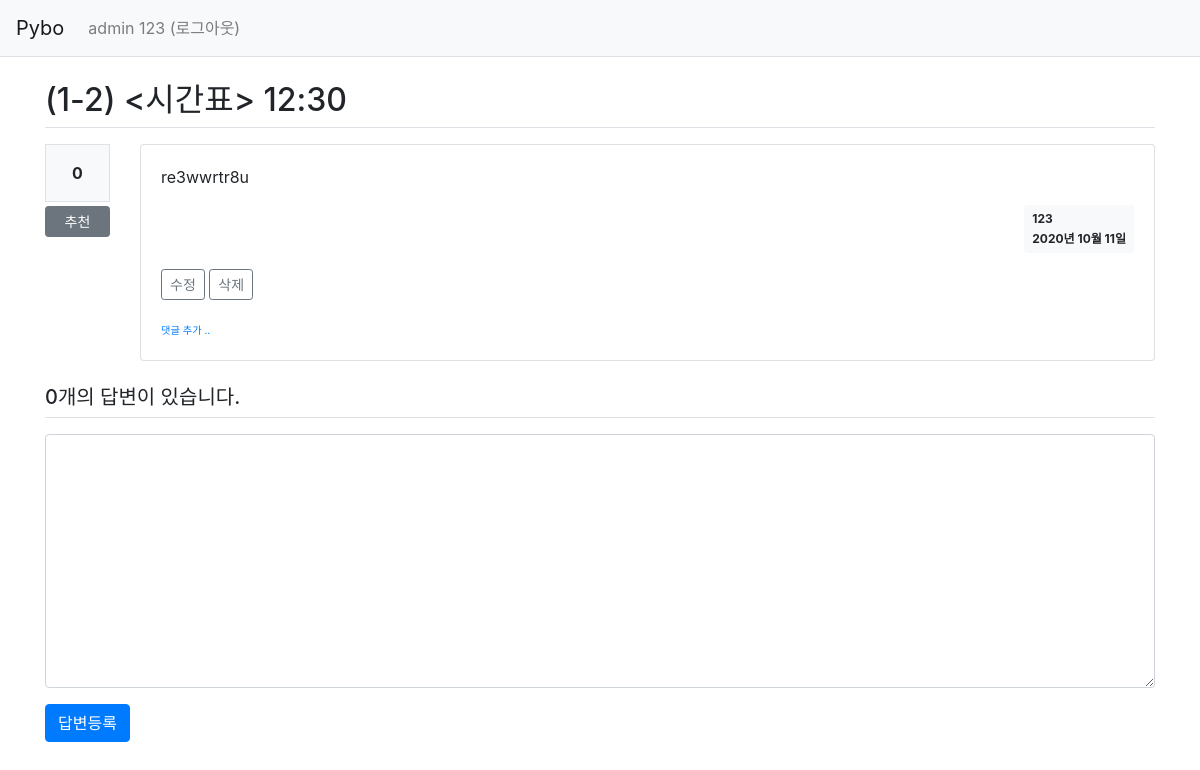
Screenshot of /question/detail/2/ (signed in) with the database file from the repository.
### pybo/models.py (models this page shows)
class User(db.Model):
    id = db.Column(db.Integer, primary_key=True)
    username = db.Column(db.String(150), unique=True, nullable=False)
    password = db.Column(db.String(200), nullable=False)
    email = db.Column(db.String(120), unique=True, nullable=False)
    student = db.Column(db.String(130), unique=True, nullable=False)

class Question(db.Model):
    id = db.Column(db.Integer, primary_key=True)
    subject = db.Column(db.String(200), nullable=False)
    content = db.Column(db.Text(), nullable=False)
    create_date = db.Column(db.DateTime(), nullable=False)
    user_id = db.Column(db.Integer, db.ForeignKey('user.id', ondelete='CASCADE'), nullable=False)
    user = db.relationship('User', backref=db.backref('question_set'))
    modify_date = db.Column(db.DateTime(), nullable=True)
    voter = db.relationship('User', secondary=question_voter, backref=db.backref('question_voter_set'))

### pybo/views/question_views.py (the view)
@bp.route('/detail/<int:question_id>/')
@login_required
def detail(question_id):
    form = AnswerForm()
    question = Question.query.get_or_404(question_id)
    if str(g.user.student).startswith(str(question.subject)[1] +"0"+ str(question.subject)[3]) or str(g.user.student)=="admin":
        return render_template('question/question_detail.html', question=question, form=form)
    elif str(question.subject)[0] + str(question.subject)[4] == "<>":
        return render_template('question/question_detail.html', question=question, form=form)
    else:
        return redirect(url_for('question._list'))

### pybo/forms.py
class AnswerForm(FlaskForm):
    content = TextAreaField('내용', validators=[DataRequired('내용은 필수입력 항목입니다.')])

### pybo/filter.py (called while the page is built)
def format_datetime(value, fmt='%Y년 %m월 %d일 %H:%M'):
    date =     today.strftime(
        '%Y년 %m월 %d일'.encode('unicode-escape').decode()
    ).encode().decode('unicode-escape')
    return date

### pybo/views/auth_views.py (called while the page is built)
@bp.before_app_request
def load_logged_in_user():
    user_id = session.get('user_id')
    if user_id is None:
        g.user = None
    else:
        g.user = User.query.get(user_id)

def login_required(view):
    @functools.wraps(view)
    def wrapped_view(**kwargs):
        if g.user is None:
            return redirect(url_for('auth.login'))
        return view(**kwargs)
    return wrapped_view

### pybo/templates/question/question_detail.html (shortened to what this page needs)
{% extends 'base.html' %}
{% block content %}
<div class="container my-3">
    <h2 class="border-bottom py-2">{{ question.subject }}</h2>
    <div class="row my-3">
        <div class="col-1">
            <div class="bg-light text-center p-3 border font-weight-bolder mb-1">{{ question.voter|length }}</div>
            <a href="#" data-uri="{{ url_for('vote.question', question_id=question.id) }}"
               class="recommend btn btn-sm btn-secondary btn-block my-1">추천</a>
        </div>
        <div class="col-11">
            <div class="card">
                <div class="card-body">
                    <div class="card-text">{{ question.content|markdown }}</div>
                    <div class="d-flex justify-content-end">
                        <div class="badge badge-light p-2 text-left">
                            <div class="mb-2">{{ question.user.username }}</div>
                            <div>{{ question.create_date|datetime }}</div>
                        </div>
                    </div>
                    {% if g.user == question.user %}
                    <div class="my-3">
                        <a href="{{ url_for('question.modify', question_id=question.id) }}"
                           class="btn btn-sm btn-outline-secondary">수정</a>
                        <a href="#" class="delete btn btn-sm btn-outline-secondary"
                           data-uri="{{ url_for('question.delete', question_id=question.id) }}">삭제</a>
                    </div>
                    {% endif %}
                    <div>
                        <a href="{{ url_for('comment.create_question', question_id=question.id) }}"
                           class="small"><small>댓글 추가 ..</small></a>
                    </div>
                </div>
            </div>
        </div>
    </div>
    <h5 class="border-bottom my-3 py-2">{{ question.answer_set|length }}개의 답변이 있습니다.</h5>
    <form action="{{ url_for('answer.create', question_id=question.id) }}" method="post" class="my-3">
        <div class="form-group">
            <textarea {% if not g.user %}disabled{% endif %}
                    name="content" id="content" class="form-control" rows="10"></textarea>
        </div>
        <input type="submit" value="답변등록" class="btn btn-primary">
    </form>
</div>
{% endblock %}

### pybo/templates/navbar.html (shortened to what this page needs)
<nav class="navbar navbar-expand-lg navbar-light bg-light border-bottom">
    <a class="navbar-brand" href="{{ url_for('main.index') }}">Pybo</a>
    <div class="collapse navbar-collapse flex-grow-0" id="navbarNav">
        {% if g.user %}
        <ul class="navbar-nav">
            <li class="nav-item ">
                <a class="nav-link" href="{{ url_for('auth.logout') }}">{{ g.user.student }} {{ g.user.username }} (로그아웃)</a>
            </li>
        </ul>
        {% endif %}
    </div>
</nav>

### rows the page displays
User: user.student "admin", user.username "123"
Question: subject "(1-2) <시간표> 12:30", content "re3wwrtr8u", create_date "2020년 10월 11일"

### other values shown
{{ question.voter|length }} "0"
{{ question.answer_set|length }} "0"
